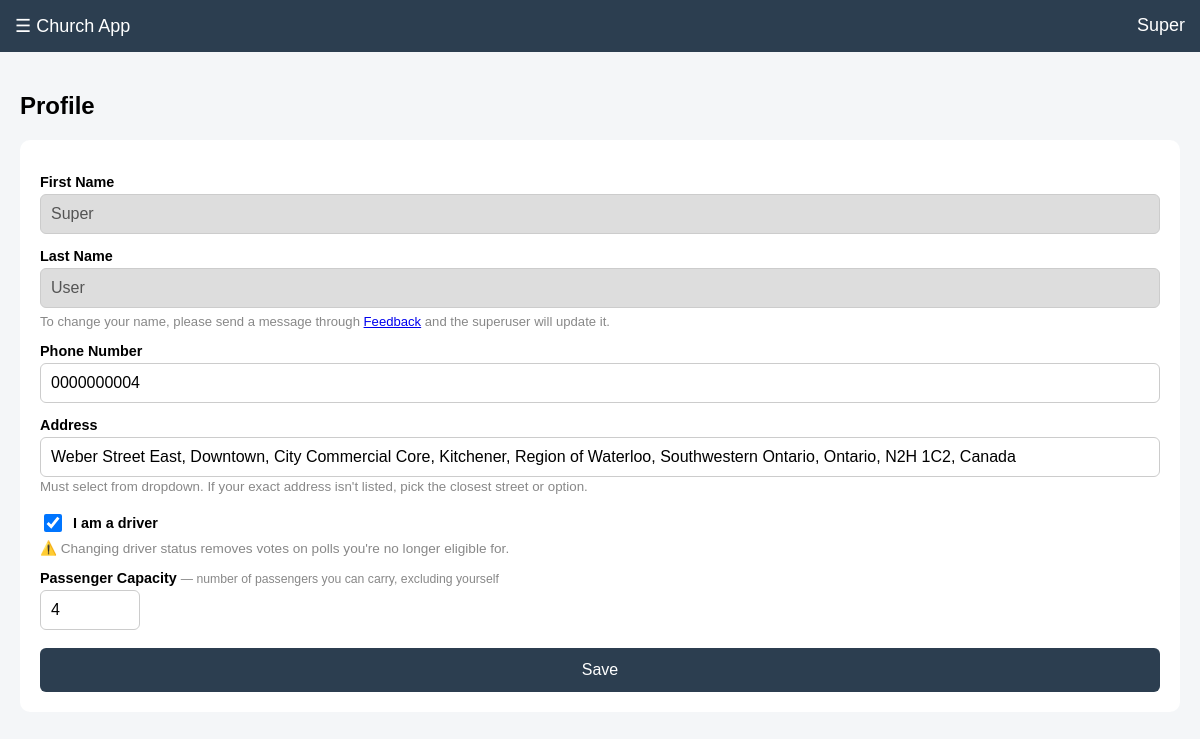
/profile (signed in), run on an earlier commit of the app's database.
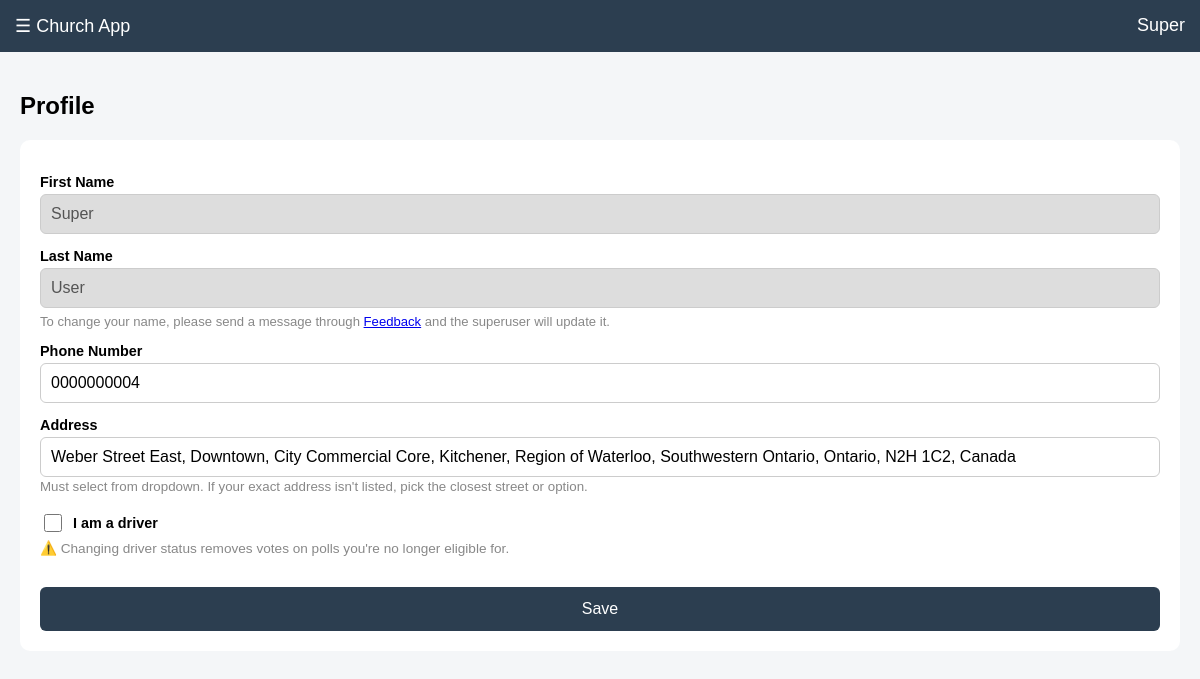
And on a later commit of the database.
### models.py (models this page shows)
class User(db.Model, UserMixin):
    id         = db.Column(db.Integer, primary_key=True)
    first_name = db.Column(db.String(50))
    last_name  = db.Column(db.String(50))
    address    = db.Column(db.String(200))
    phone      = db.Column(db.String(20))
    is_driver  = db.Column(db.Boolean, default=False)
    capacity   = db.Column(db.Integer, default=0)
    password   = db.Column(db.String(200))
    role       = db.Column(db.String(20), default="user")

### app.py (the view, shortened to what this page needs)
@app.route("/profile", methods=["GET", "POST"])
@login_required
def profile():
    return render_template("profile.html", unread_count=get_unread_count())

### app.py (called while the page is built)
@login_manager.user_loader
def load_user(user_id):
    return User.query.get(int(user_id))

def get_unread_count():
    try:
        if current_user.is_authenticated and current_user.role == "superuser":
            return Feedback.query.filter_by(is_read=False).count()
    except:
        pass
    return 0

### templates/profile.html (shortened to what this page needs)
{% extends "base.html" %}
{% block content %}
<h2>Profile</h2>
<div style="background:white; padding:20px; border-radius:10px;">
<form method="POST" id="profileForm">
    <label>First Name</label>
    <input value="{{ current_user.first_name }}" disabled style="background:#ddd;">
    <label>Last Name</label>
    <input value="{{ current_user.last_name }}" disabled style="background:#ddd;">
    <p style="color:#888; font-size:0.82em; margin-top:6px;">
        To change your name, please send a message through
        <a href="/feedback">Feedback</a> and the superuser will update it.
    </p>
    <label>Phone Number</label>
    <input name="phone" id="phoneInput"
           value="{{ current_user.phone or '' }}"
           placeholder="e.g. 519-555-1234" required>
    <label>Address</label>
    <div class="autocomplete-wrapper">
        <input name="address" id="addressInput"
               value="{{ current_user.address or '' }}"
               placeholder="Start typing your address..."
               required autocomplete="off"
               style="{% if error_address %}border-color:#e74c3c;{% endif %}">
    </div>
    <small style="color:#888;">
        Must select from dropdown. If your exact address isn't listed,
        pick the closest street or option.
    </small>
    <label style="display:flex; align-items:center; gap:8px; margin-top:16px;">
        <input type="checkbox" name="is_driver" id="driverCheck"
               {% if current_user.is_driver %}checked{% endif %}
               onchange="toggleCapacity()"
               style="width:18px; height:18px; flex-shrink:0;">
        I am a driver
    </label>
    <p style="color:#888; font-size:0.85em; margin-top:5px;">
        ⚠️ Changing driver status removes votes on polls
        you're no longer eligible for.
    </p>
    <div id="capacityDiv"
         style="display:{{ 'block' if current_user.is_driver else 'none' }};
                margin-top:6px;">
        <label>
            Passenger Capacity
            <span style="font-weight:normal; color:#888; font-size:0.85em;">
                — number of passengers you can carry, excluding yourself
            </span>
        </label>
        <input type="number" name="capacity" id="capacityInput"
               min="1" max="8"
               value="{{ current_user.capacity or '' }}"
               style="width:100px;
               {% if error_capacity %}border-color:#e74c3c;{% endif %}">
    </div>
    <br>
    <button type="submit"
            style="background:#2c3e50; color:white; border:none;
                   padding:12px; border-radius:6px; width:100%;">
        Save
    </button>
</form>
</div>
{% endblock %}

### templates/base.html (shortened to what this page needs)
<!DOCTYPE html>
<html>
<head>
</head>
<body>
<div class="topbar">
    <span onclick="openSidebar()" style="cursor:pointer;">☰</span>
    Church App
    <span style="float:right;">
        {% if current_user.is_authenticated %}{{ current_user.first_name }}{% endif %}
    </span>
</div>
<div class="content">
    {% block content %}{% endblock %}
</div>
</body>
</html>

What changed in the data, as far as the page shows it:
changed User "Super": is_driver "☑" → "☐"; capacity "4" → (not shown)
Also different on the page:
text no longer shown: "Passenger Capacity — number of passengers you can carry, excluding yourself"
